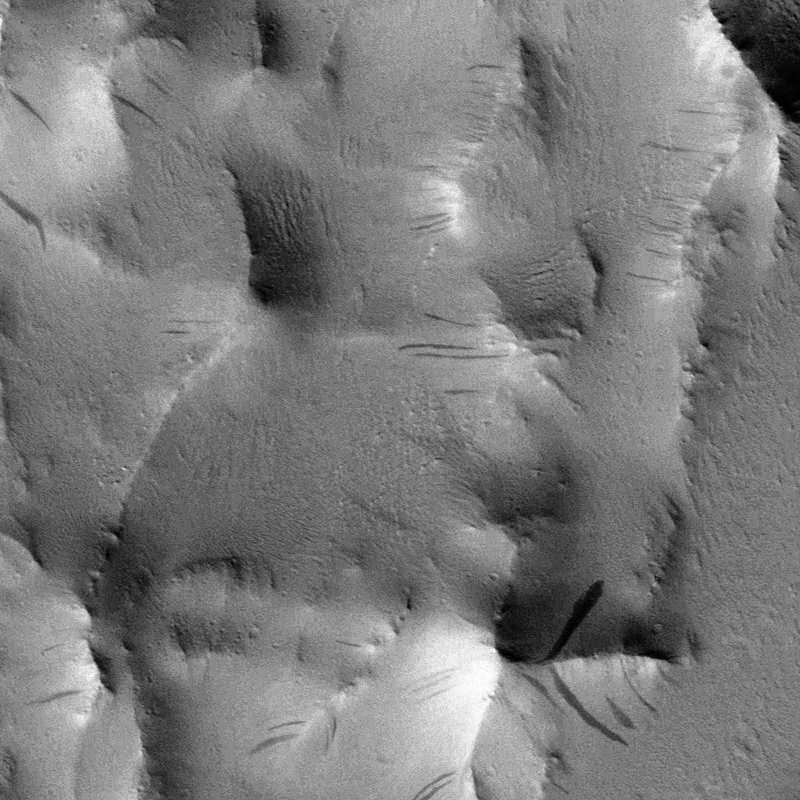
#> input picture results/G14_023651_2056_XI_25N148W_img.png, 800 x 800 px
$ jupyter execute --allow-errors 'Zayn Rekhi-12_30_21-Results.ipynb'
#> lines starting #> are read from the running program, lines starting #| are printed output that depends on the picture
[cell 1]
# For loading JSON Results
import pandas as pd
# Seaborn style
import seaborn as sn
# For graphing/plotting
import matplotlib.pyplot as plt
import matplotlib as mpl

# system operations
import os

import numpy as np

from PIL import Image

import seaborn as sns

import matplotlib.patches as mpatches

#> (a cell that did not finish here is left out)

#> (a cell that did not finish here is left out)

[cell 4]
bg = Image.open('../results/G14_023651_2056_XI_25N148W_img.png').convert('RGB')
salt_pep = Image.open('../results/G14_023651_2056_XI_25N148W_map.png').convert('RGB')
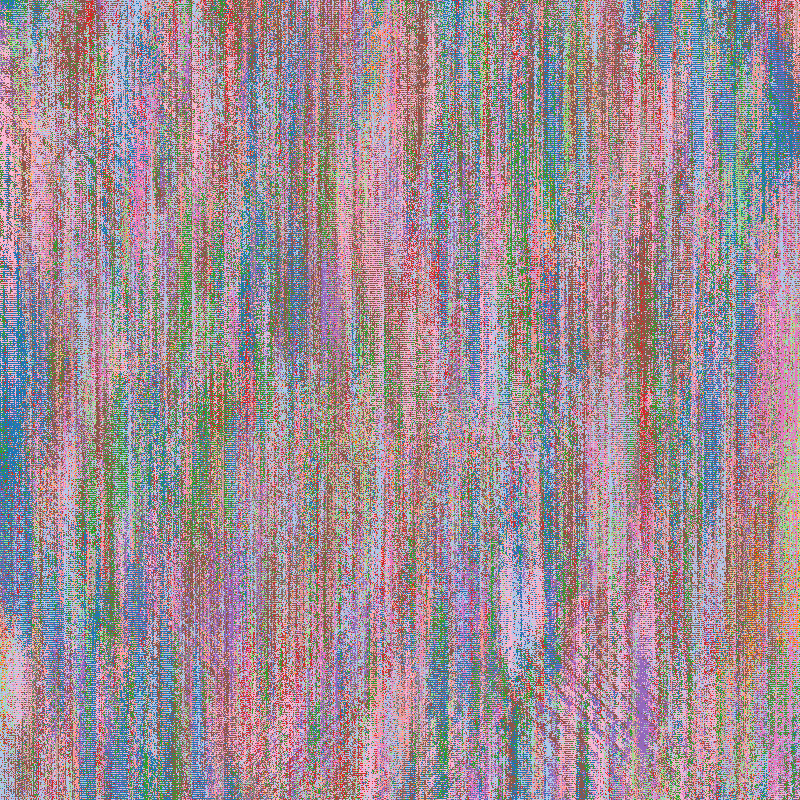
#> input picture results/G14_023651_2056_XI_25N148W_map.png, 800 x 800 px
mask = Image.open('../results/G14_023651_2056_XI_25N148W_mrf.png').convert('RGBA')
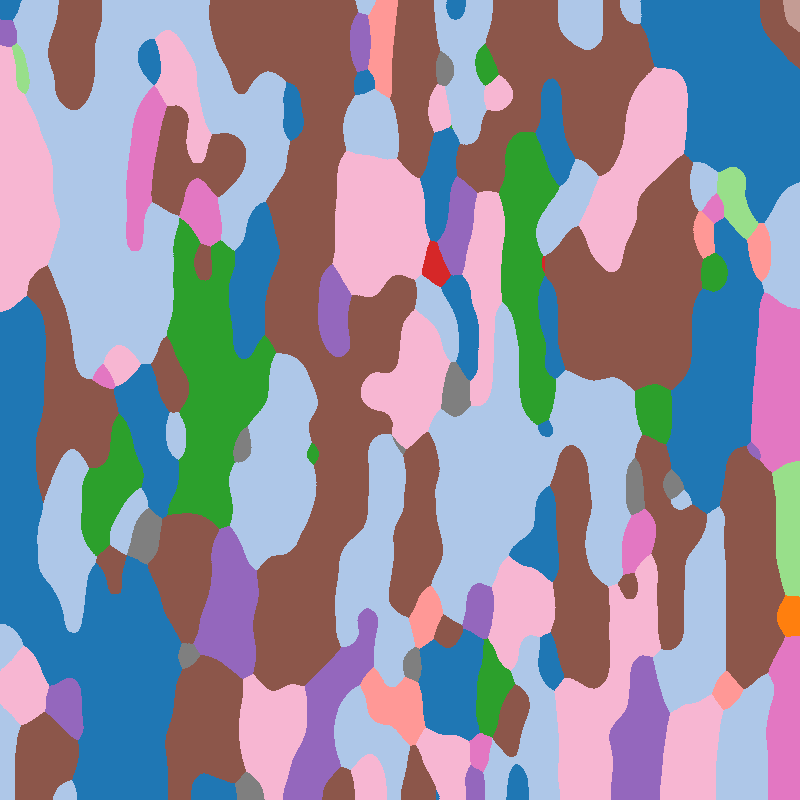
#> input picture results/G14_023651_2056_XI_25N148W_mrf.png, 800 x 800 px
#> mask is the input picture: PIL image 800x800 RGBA; mean R, G, B, A 143.2, 140.2, 157.2, 255
figure, axis = plt.subplots(2, 2)
figure.tight_layout()
font_config = {'fontsize':30}

# Normal
axis[0, 0].imshow(np.asarray(bg))
axis[0, 0].set_title("A. Original Image", fontdict=font_config)
axis[0, 0].axis('off')

# Normal
axis[0, 1].imshow(np.asarray(salt_pep))
axis[0, 1].set_title("B. Raw Mask", fontdict=font_config)
axis[0, 1].axis('off')

# Produced Mask
axis[1, 0].imshow(np.asarray(mask))
axis[1, 0].set_title("C. MRF Mask", fontdict=font_config)
axis[1, 0].axis('off')
mask.putalpha(130)
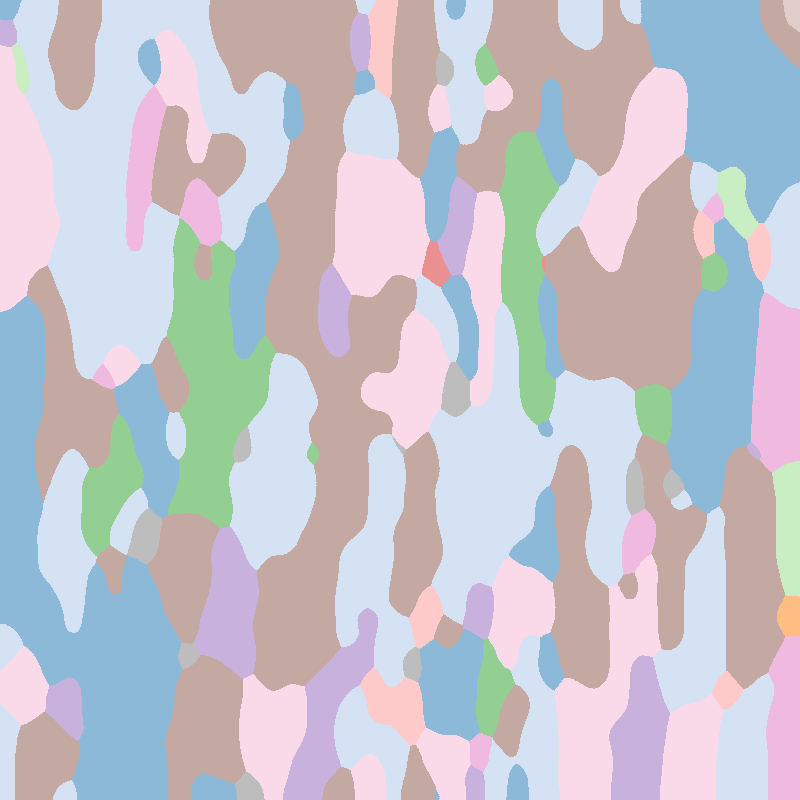
#> mask: PIL image 800x800 RGBA; mean R, G, B, A 143.2, 140.2, 157.2, 130; transparent parts drawn white
bg.paste(mask, mask=mask)
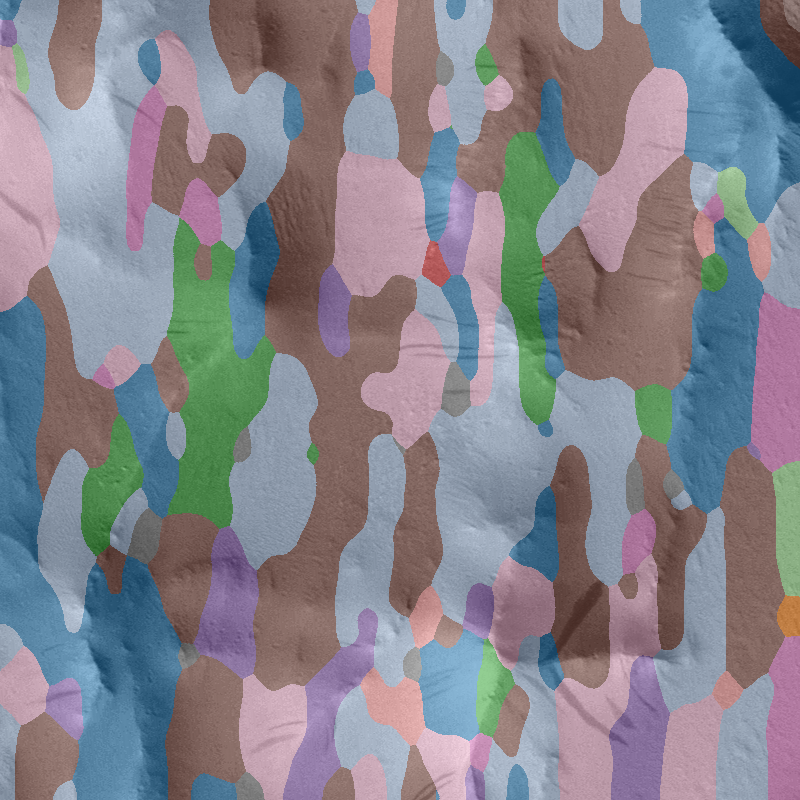
#> bg: PIL image 800x800 RGB; mean R, G, B 133.4, 131.9, 140.5

# Application of mask
axis[1, 1].imshow(np.asarray(bg))
axis[1, 1].set_title("D. Segmented Map", fontdict=font_config)
axis[1, 1].axis('off')

n = range(0, 15)
colors = plt.cm.tab20(n)
#> (the rest of this cell did not finish here and is left out)
